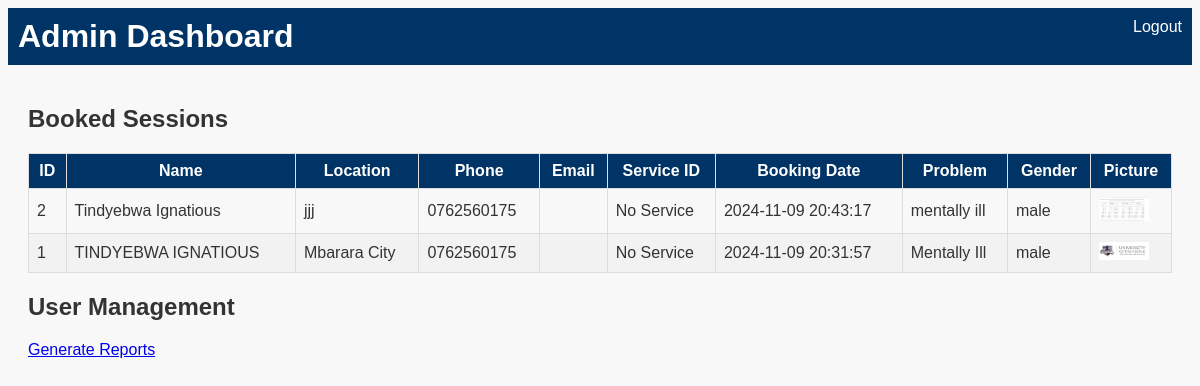
Screenshot of /admin_dashboard.php (signed in) with the database file from the repository.
### tables this page shows
CREATE TABLE `bookings` (
  `booking_id` int(11) NOT NULL,
  `user_id` int(11) DEFAULT NULL,
  `name` varchar(255) NOT NULL,
  `location` varchar(255) DEFAULT NULL,
  `phone` varchar(50) DEFAULT NULL,
  `email` varchar(255) NOT NULL,
  `service_id` int(11) DEFAULT NULL,
  `booking_date` timestamp NOT NULL DEFAULT current_timestamp(),
  `problem` text NOT NULL,
  `gender` varchar(50) NOT NULL,
  `picture` varchar(255) DEFAULT NULL
);

### admin_dashboard.php (the view, shortened to what this page needs)
<?php
include('includes/db_connection.php');
$booked_sessions = [];
$error_message = '';
try {
    $booked_sessions_query = "
        SELECT
            booking_id,
            name,
            location,
            phone,
            email,
            service_id,
            booking_date,
            problem,
            gender,
            picture
        FROM bookings
        ORDER BY booking_date DESC";
    $booked_sessions_result = $conn->query($booked_sessions_query);
    $booked_sessions = $booked_sessions_result->fetch_all(MYSQLI_ASSOC);
} catch (Exception $e) {
    $error_message = "Error: " . $e->getMessage();
}
?>
<!DOCTYPE html>
<html lang="en">
<head>
    <link rel="stylesheet" href="CSS/admin.css">
</head>
<body>
    <header>
        <h1>Admin Dashboard</h1>
        <nav>
            <a href="logout.php">Logout</a>
        </nav>
    </header>
    <main>
        <section>
            <h2>Booked Sessions</h2>
            <?php if ($error_message): ?>
                <p class="error"><?php echo $error_message; ?></p>
            <?php else: ?>
                <table>
                    <thead>
                        <tr>
                            <th>ID</th>
                            <th>Name</th>
                            <th>Location</th>
                            <th>Phone</th>
                            <th>Email</th>
                            <th>Service ID</th>
                            <th>Booking Date</th>
                            <th>Problem</th>
                            <th>Gender</th>
                            <th>Picture</th>
                        </tr>
                    </thead>
                    <tbody>
                        <?php foreach ($booked_sessions as $session): ?>
                            <tr>
                                <td><?php echo $session['booking_id']; ?></td>
                                <td><?php echo $session['name']; ?></td>
                                <td><?php echo $session['location'] ?: 'No Location'; ?></td>
                                <td><?php echo $session['phone'] ?: 'No Phone'; ?></td>
                                <td><?php echo $session['email']; ?></td>
                                <td><?php echo $session['service_id'] ?: 'No Service'; ?></td>
                                <td><?php echo $session['booking_date']; ?></td>
                                <td><?php echo $session['problem']; ?></td>
                                <td><?php echo $session['gender']; ?></td>
                                <td>
                                    <?php if ($session['picture']): ?>
                                        <img src="<?php echo $session['picture']; ?>" alt="Picture" width="50">
                                    <?php else: ?>
                                        No Picture
                                    <?php endif; ?>
                                </td>
                            </tr>
                        <?php endforeach; ?>
                    </tbody>
                </table>
            <?php endif; ?>
        </section>
        <section>
            <h2>User Management</h2>
            <a href="generate_report.php">Generate Reports</a>
        </section>
    </main>
</body>
</html>

### CSS/admin.css (style rules this page uses)
body { font-family: Arial, sans-serif; background-color: #f8f8f8; color: #333; }
header { display: flex; justify-content: space-between; padding: 10px; background-color: #003366; color: white; }
h1 { margin: 0; }
nav a { color: white; text-decoration: none; }
main { padding: 20px; }
section { margin-bottom: 20px; }
table { width: 100%; border-collapse: collapse; margin-top: 10px; }
table, th, td { border: 1px solid #ddd; padding: 8px; }
table th { background-color: #003366; color: white; }
table tr:nth-child(even) { background-color: #f2f2f2; }

### rows the page displays
bookings: booking_id "2", name "Tindyebwa Ignatious", location "jjj", phone "0762560175", service "No Service", booking_date "2024-11-09 20:43:17", problem "mentally ill", gender "male", picture (picture)
bookings: booking_id "1", name "TINDYEBWA IGNATIOUS", location "Mbarara City", phone "0762560175", service "No Service", booking_date "2024-11-09 20:31:57", problem "Mentally Ill", gender "male", picture (picture)
